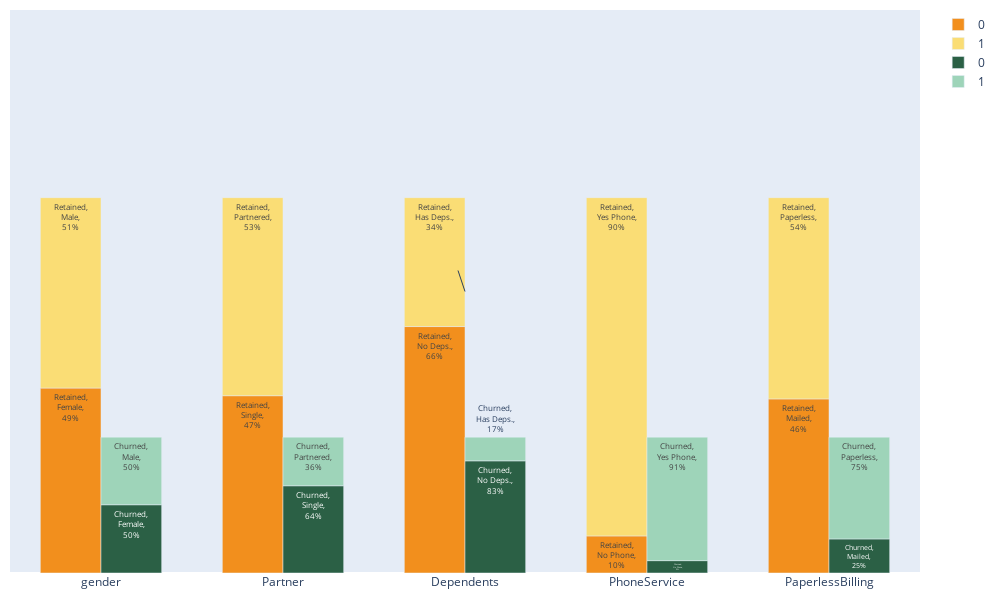

The notebook cell this image was saved under:
### Markdown cell above
##### 3a-i. Distribution of binary variables

### Code cell
binary_vc = create_value_counts_df(
    original_df=df,
    column_names=boolean_columns,
    common_mapping={"No": 0, "Yes": 1},
    index_by_churn=True,
    gender={"Female": 0, "Male": 1},
)

colors = {
    "Retained": {
        0: "#F28F1D",
        1: "#FADD75",
    },
    "Churned": {
        0: "#2B6045",
        1: "#9ED4B9",
    },
}

feature_label = {
    "gender": {0: "Female", 1: "Male"},
    "SeniorCitizen": {0: "Not Senior", 1: "Senior"},
    "Partner": {0: "Single", 1: "Partnered"},
    "Dependents": {0: "No Deps.", 1: "Has Deps."},
    "PhoneService": {0: "No Phone", 1: "Yes Phone"},
    "PaperlessBilling": {0: "Mailed", 1: "Paperless"},
}

generate_grouped_stacked_bar_charts(
    df_vc=binary_vc, index_by_churn=True, label_dict=feature_label, color_dict=colors
)

### Figure 1 — Plotly figure (JSON) as saved in the notebook; plotly's stock layout.template omitted (floating-point values rounded to 4 significant figures)
{"data": [{"hovertemplate": "%{y}<extra></extra>", "marker": {"color": "#F28F1D"}, "name": "0", "offset": -0.3333, "offsetgroup": "0", "text": ["Retained,<br>Female,<br>49%", "Retained,<br>Single,<br>47%", "Retained,<br>No Deps.,<br>66%", "Retained,<br>No Phone,<br>10%", "Retained,<br>Mailed,<br>46%"], "textfont": {"size": 8}, "type": "bar", "width": 0.3333, "x": ["gender", "Partner", "Dependents", "PhoneService", "PaperlessBilling"], "y": [2544, 2439, 3390, 510, 2395], "yaxis": "y"}, {"hovertemplate": "%{y}<extra></extra>", "marker": {"color": "#FADD75"}, "name": "1", "offset": -0.3333, "offsetgroup": "0", "text": ["Retained,<br>Male,<br>51%", "Retained,<br>Partnered,<br>53%", "Retained,<br>Has Deps.,<br>34%", "Retained,<br>Yes Phone,<br>90%", "Retained,<br>Paperless,<br>54%"], "textfont": {"size": 8}, "type": "bar", "width": 0.3333, "x": ["gender", "Partner", "Dependents", "PhoneService", "PaperlessBilling"], "y": [2619, 2724, 1773, 4653, 2768], "yaxis": "y"}, {"hovertemplate": "%{y}<extra></extra>", "marker": {"color": "#2B6045"}, "name": "0", "offset": 0, "offsetgroup": "1", "text": ["Churned,<br>Female,<br>50%", "Churned,<br>Single,<br>64%", "Churned,<br>No Deps.,<br>83%", "Churned,<br>No Phone,<br>9%", "Churned,<br>Mailed,<br>25%"], "textfont": {"size": 8}, "type": "bar", "width": 0.3333, "x": ["gender", "Partner", "Dependents", "PhoneService", "PaperlessBilling"], "y": [939, 1200, 1543, 170, 469], "yaxis": "y2"}, {"hovertemplate": "%{y}<extra></extra>", "marker": {"color": "#9ED4B9"}, "name": "1", "offset": 0, "offsetgroup": "1", "text": ["Churned,<br>Male,<br>50%", "Churned,<br>Partnered,<br>36%", "Churned,<br>Has Deps.,<br>17%", "Churned,<br>Yes Phone,<br>91%", "Churned,<br>Paperless,<br>75%"], "textfont": {"size": 8}, "type": "bar", "width": 0.3333, "x": ["gender", "Partner", "Dependents", "PhoneService", "PaperlessBilling"], "y": [930, 669, 326, 1699, 1400], "yaxis": "y2"}], "layout": {"annotations": [{}], "barmode": "relative", "font": {"size": 12}, "height": 600, "hovermode": "x", "margin": {"b": 10, "l": 10, "r": 10, "t": 10}, "width": 1000, "yaxis": {"range": [0, 7744.0], "showgrid": false, "showticklabels": false}, "yaxis2": {"anchor": "x", "matches": "y", "overlaying": "y", "visible": false}, "yaxis3": {"anchor": "x", "matches": "y", "overlaying": "y", "visible": false}, "yaxis4": {"anchor": "x", "matches": "y", "overlaying": "y", "visible": false}}}
